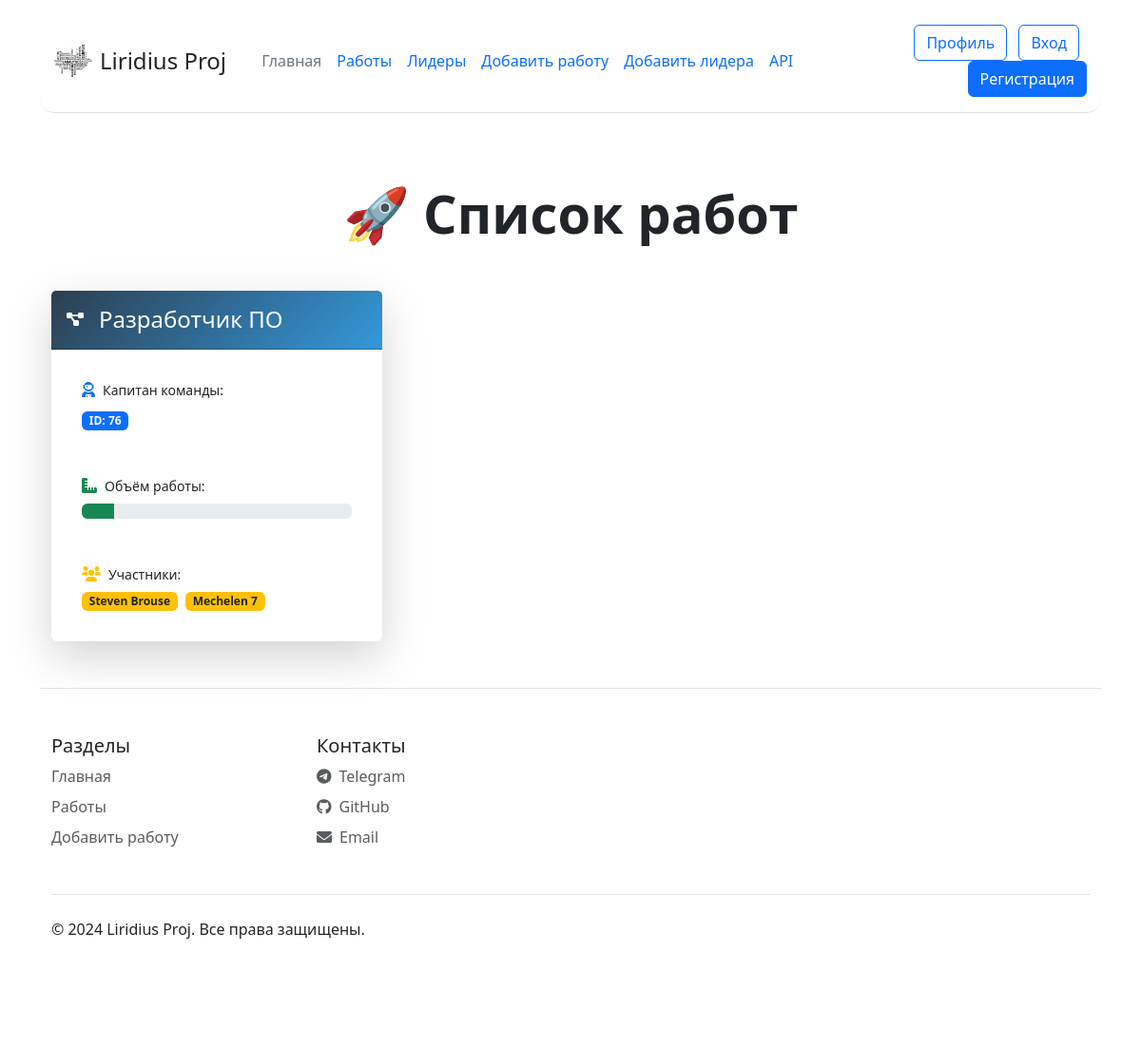
The app's page /jobs_vision (signed in), older data.
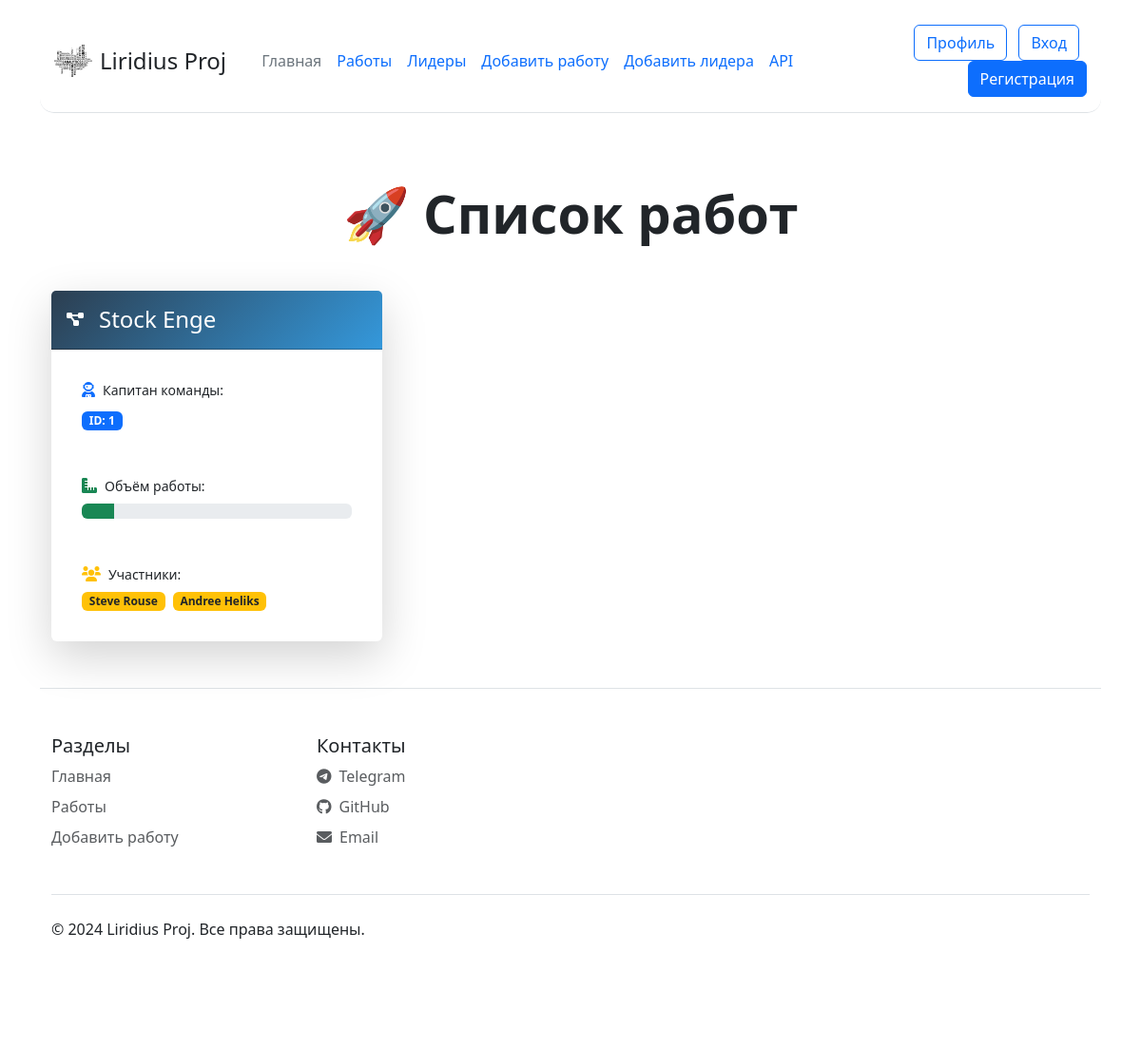
The same page, newer data.
### data/models.py (models this page shows, shortened)
class Jobs(db.Model, SerializerMixin):
    __tablename__ = 'jobs'
    id = db.Column(db.Integer, primary_key=True)
    Job_Title = db.Column(db.String(80), nullable=False)
    Team_lead_id = db.Column(db.Integer, nullable=False)
    Work_Size = db.Column(db.Integer, nullable=False)
    Collaborators = db.Column(db.String(80), nullable=False)
    finish = db.Column(db.Boolean, nullable=False)

### app.py (the view)
@app.route("/jobs_vision")
@login_required
def jobs_vision():
    jobs = Jobs.query.all()
    return render_template("jobs_list.html", jobs=jobs, title="Список работ")

### app.py (called while the page is built)
@log_m.user_loader
def load_user(user_id):
    return db.session.get(User, user_id)

### templates/jobs_list.html (shortened to what this page needs)
{% extends "base.html" %}
{% block content %}
<div class="container py-5">
    <h1 class="text-center mb-5 display-4 fw-bold">🚀 Список работ</h1>
    <div class="row g-4">
        {% for job in jobs %}
        <div class="col-lg-4 col-md-6" style="animation-delay: {{ loop.index * 0.1 }}s;">
            <div class="job-card card h-100 border-0 shadow-lg">
                <div class="card-header text-white py-3">
                    <div class="d-flex align-items-center">
                        <i class="fas fa-project-diagram floating-icon me-3"></i>
                        <h4 class="mb-0">{{ job.Job_Title }}</h4>
                    </div>
                </div>
                <div class="card-body position-relative">
                    <div class="info-badge p-3 mb-3">
                        <div class="d-flex align-items-center mb-2">
                            <i class="fas fa-user-astronaut text-primary me-2"></i>
                            <span class="small">Капитан команды:</span>
                        </div>
                        <span class="badge bg-primary">ID: {{ job.Team_lead_id }}</span>
                    </div>
                    <div class="info-badge p-3 mb-3">
                        <div class="d-flex align-items-center mb-2">
                            <i class="fas fa-ruler-combined text-success me-2"></i>
                            <span class="small">Объём работы:</span>
                        </div>
                        <div class="progress">
                            <div class="progress-bar bg-success"
                                 role="progressbar"
                                 style="width: {{ job.Work_Size }}%"
                                 aria-valuenow="{{ job.Work_Size }}"
                                 aria-valuemin="0"
                                 aria-valuemax="100">
                            </div>
                        </div>
                    </div>
                    <div class="info-badge p-3">
                        <div class="d-flex align-items-center mb-2">
                            <i class="fas fa-users text-warning me-2"></i>
                            <span class="small">Участники:</span>
                        </div>
                        <div class="d-flex flex-wrap gap-2">
                            {% for collaborator in job.Collaborators.split(',') %}
                            <span class="badge bg-warning text-dark">{{ collaborator }}</span>
                            {% endfor %}
                        </div>
                    </div>
                </div>
            </div>
        </div>
        {% endfor %}
    </div>
</div>
{% endblock %}

### templates/base.html (shortened to what this page needs)
<!DOCTYPE html>
<html lang="en">
<head>
    <link rel="stylesheet" href="{{ url_for('static', filename='css/main.css')}}">
    <link href="https://cdn.jsdelivr.net/npm/bootstrap@5.3.3/dist/css/bootstrap.min.css" rel="stylesheet"
>
    <link rel="stylesheet" href="https://cdnjs.cloudflare.com/ajax/libs/font-awesome/6.0.0/css/all.min.css">
</head>
<body>
    <div class="container">
        <header
            class="d-flex flex-wrap align-items-center justify-content-center justify-content-md-between py-3 mb-4 border-bottom">
            <div class="d-flex align-items-center">
                <img src="{{ url_for('static', filename='img/logo.svg') }}" alt="Logo" class="me-2" width="40">
                <span class="fs-4">Liridius Proj</span>
            </div>
            <ul class="nav col-12 col-md-auto mb-2 justify-content-center mb-md-0">
                <li><a href="/" class="nav-link px-2 link-secondary">Главная</a></li>
                <li><a href="/jobs_vision" class="nav-link px-2">Работы</a></li>
                <li><a href="/team_leads" class="nav-link px-2">Лидеры</a></li>
                <li><a href="/addjob" class="nav-link px-2">Добавить работу</a></li>
                <li><a href="/add_lead" class="nav-link px-2">Добавить лидера</a></li>
                <li><a href="/create_api_key" class="nav-link px-2">API</a></li>
            </ul>
            <div class="col-md-3 text-end">
                <a href="/profile" class="btn btn-outline-primary me-2">Профиль</a>
                <a href="/login" class="btn btn-outline-primary me-2">Вход</a>
                <a href="/register" class="btn btn-primary">Регистрация</a>
            </div>
        </header>
        {% block content %}{% endblock %}
        <footer class="border-top">
            <div class="container py-5">
                <div class="row">
                    <div class="col-6 col-md-3 mb-3">
                        <h5>Разделы</h5>
                        <ul class="nav flex-column">
                            <li class="nav-item mb-2"><a href="/" class="nav-link p-0 text-muted">Главная</a></li>
                            <li class="nav-item mb-2"><a href="/jobs_vision" class="nav-link p-0 text-muted">Работы</a>
                            </li>
                            <li class="nav-item mb-2"><a href="/addjob" class="nav-link p-0 text-muted">Добавить
                                    работу</a></li>
                        </ul>
                    </div>
                    <div class="col-6 col-md-3 mb-3">
                        <h5>Контакты</h5>
                        <ul class="nav flex-column">
                            <li class="nav-item mb-2"><a href="https://t.me/liridius_proj_bot" class="nav-link p-0 text-muted" target="_blank"><i
                                        class="fab fa-telegram me-2"></i>Telegram</a></li>
                            <li class="nav-item mb-2"><a href="https://github.com/ZEFERUS777/yandex-task-web" target="_blank" class="nav-link p-0 text-muted"><i
                                        class="fab fa-github me-2"></i>GitHub</a></li>
                            <li class="nav-item mb-2"><a href="#" class="nav-link p-0 text-muted"><i
                                        class="fas fa-envelope me-2"></i>Email</a></li>
                        </ul>
                    </div>
                </div>
                <div class="d-flex justify-content-between py-4 my-4 border-top">
                    <p>&copy; 2024 Liridius Proj. Все права защищены.</p>
                </div>
            </div>
        </footer>
    </div>
</body>
</html>

### static/css/main.css (style rules this page uses)
header { border-radius: 15px; padding: 15px; margin-top: 10px; }

### templates/base.html (style rules this page uses)
.btn-outline-primary, .btn-primary { transition: transform 0.2s ease, box-shadow 0.2s ease; position: relative; overflow: hidden; }

### templates/jobs_list.html (style rules this page uses)
.job-card { animation: cardEntrance 0.6s ease forwards; opacity: 0; transition: all 0.3s cubic-bezier(0.25, 0.46, 0.45, 0.94); }
.card-header { position: relative; overflow: hidden; background: linear-gradient(135deg, #2c3e50, #3498db); }
.card-header::after { content: ''; position: absolute; bottom: 0; left: 0; width: 100%; height: 3px; background: #e74c3c; transform: scaleX(0); transition: transform 0.3s ease; }
.info-badge { background: rgba(255, 255, 255, 0.1); backdrop-filter: blur(5px); border-radius: 8px; transition: all 0.3s ease; }
.floating-icon { animation: float 3s ease-in-out infinite; }

Row changes from the older to the newer data that the page shows:
changed Jobs: Job_Title "Разработчик ПО" → "Stock Enge"; Team_lead_id "76" → "1"
Text that changed along with them:
new list line: "Steve Rouse"
new list line: "Andree Heliks"
list line gone: "Steven Brouse"
list line gone: "Mechelen 7"
